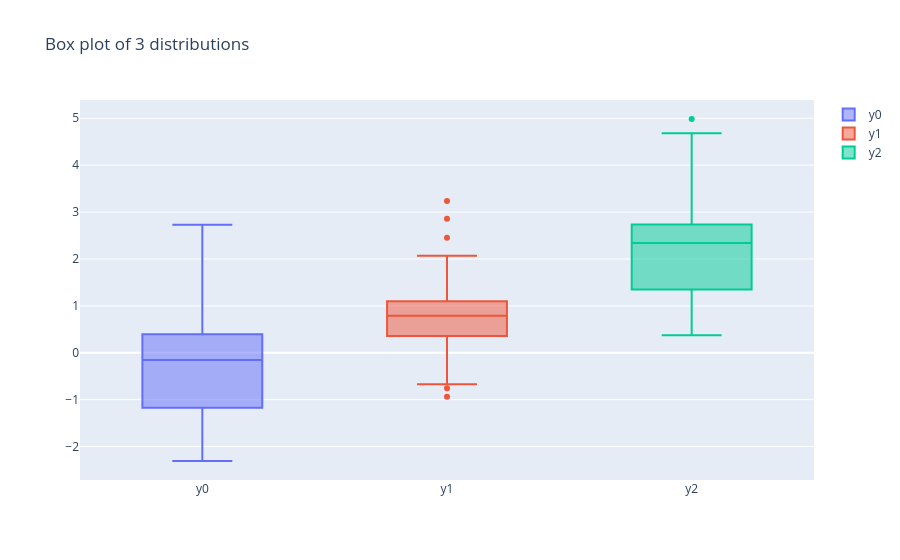

Here is the notebook cell this chart was saved with:
### Code cell
# Chart

fig = go.Figure()

fig.add_trace(go.Box(y=y0, name='y0'))
fig.add_trace(go.Box(y=y1, name='y1'))
fig.add_trace(go.Box(y=y2, name='y2'))

fig.update_layout(
    title='Box plot of 3 distributions',
    showlegend=True
)

fig.show()
